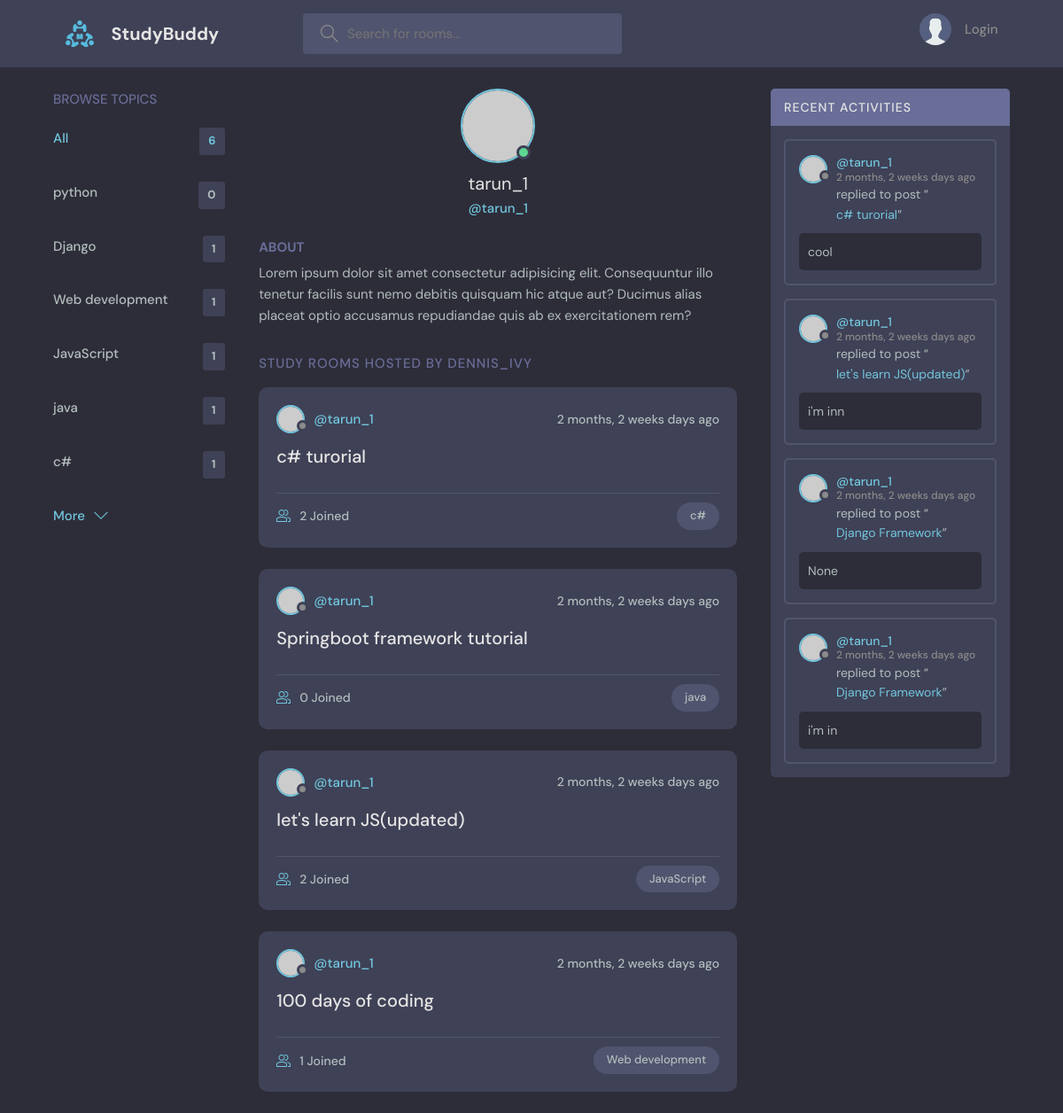
Page /profile/1/ on the committed database.
### base/models.py (models this page shows, shortened)
class topic(models.Model):
    name=models.CharField(max_length=30)
    def __str__(self):
        return self.name

class Room(models.Model):
    topic=models.ForeignKey(topic,on_delete=models.SET_NULL,null=True,blank=True)
    host=models.ForeignKey(User,on_delete=models.SET_NULL,null=True)
    name=models.CharField(max_length=30)
    description=models.TextField(max_length=100,blank=True,null=True)
    participants=models.ManyToManyField(User,related_name='participants',blank=True,null=True)
    created=models.DateTimeField(auto_now=True)
    updated=models.DateTimeField(auto_now_add=True)
    class Meta:
        ordering=['-created','updated']

class Message(models.Model):
    user=models.ForeignKey(User,on_delete=models.CASCADE)
    room=models.ForeignKey(Room,on_delete=models.SET_NULL,null=True)
    body=models.TextField(max_length=100,blank=True,null=True)
    created=models.DateTimeField(auto_now=True)
    updated=models.DateTimeField(auto_now_add=True)
    class Meta:
        ordering=['-created']

### base/views.py (the view)
# urls.py: path('profile/<str:pk>/',views.userprofile,name="user-profile"),
def userprofile(request,pk):
    user=User.objects.get(id=pk)
    rooms=user.room_set.all()
    room_messages=user.message_set.all()
    topics=Topic.objects.all()
    context={'user':user,'rooms':rooms,'room_messages':room_messages,'topics':topics}
    return render(request,'base/profile.html',context)

### base/templates/base/profile.html (shortened to what this page needs)
{% extends 'main.html' %}
{% block content %}
  <main class="profile-page layout layout--3">
    <div class="container">
      {% include 'base/topics_component.html' %}
      <div class="roomList">
        <div class="profile">
          <div class="profile__avatar">
            <div class="avatar avatar--large active">
              <img src="https://randomuser.me/api/portraits/men/11.jpg" />
            </div>
          </div>
          <div class="profile__info">
            <h3>{{user.username}}</h3>
            <p>@{{user.username}}</p>
          </div>
          <div class="profile__about">
            <h3>About</h3>
            <p>
              Lorem ipsum dolor sit amet consectetur adipisicing elit. Consequuntur illo tenetur
              facilis sunt nemo debitis quisquam hic atque aut? Ducimus alias placeat optio
              accusamus repudiandae quis ab ex exercitationem rem?
            </p>
          </div>
        </div>
        <div class="roomList__header">
          <div>
            <h2>Study Rooms Hosted by dennis_ivy</a>
            </h2>
          </div>
        </div>
        {% include 'base/feed_component.html' %}
      </div>
      {% include 'base/activity_component.html' %}
    </div>
  </main>
{% endblock content %}

### templates/main.html (shortened to what this page needs)
<!DOCTYPE html>
{% load static %}
<html lang="en">
  <head>
    <link rel="stylesheet" href="{% static 'styles/style.css' %}" />
  </head>
  <body>
    {% include 'navbar.html' %}
    {% block content %}
    {% endblock content %}

### templates/navbar.html (shortened to what this page needs)
{% load static %}
<header class="header header--loggedIn">
    <div class="container">
      <a href="{% url 'home' %}" class="header__logo">
        <img src="{% static 'images/logo.svg' %}" />
        <h1>StudyBuddy</h1>
      </a>
      <form class="header__search" method="GET" action="{% url 'home' %}">
        <label>
          <input placeholder="Search for rooms..." name="q" />
        </label>
      </form>
      <nav class="header__menu">
        {% if request.user.is_authenticated %}
        <div class="header__user">
          <a href="{% url 'user-profile' user.id %}">
            <div class="avatar avatar--medium active">
              <img src="{{user.avatar.url}}"/>
            </div>
            <p>{{request.user.username}}<span>@{{request.user.username}}</span></p>
          </a>
          <button class="dropdown-button">
            <svg version="1.1" xmlns="http://www.w3.org/2000/svg" width="32" height="32" viewBox="0 0 32 32">
              <title>chevron-down</title>
              <path d="M16 21l-13-13h-3l16 16 16-16h-3l-13 13z"></path>
            </svg>
          </button>
        </div>
        {% else %}
         <a href="{% url 'login' %}">
          <img src="{% static 'images/avatar.svg' %}" />
          <p>Login</p>
        </a>
        {% endif %}
      </nav>
    </div>
  </header>

### base/templates/base/topics_component.html
<div class="topics">
  <div class="topics__header">
    <h2>Browse Topics</h2>
  </div>
  <ul class="topics__list">
    <li>
      <a href="{% url 'home' %}" class="active">All <span>{{topics.count}}</span></a>
    </li>
    {% for topic in topics %}
    <li>
      <a href="{% url 'home' %}?q={{topic.name}}">{{topic.name}} <span>{{topic.room_set.all.count}}</span></a>
    </li>
    {% endfor %}
  </ul>
  <a class="btn btn--link" href="{% url 'topics' %}">
    More
    <svg version="1.1" xmlns="http://www.w3.org/2000/svg" width="32" height="32" viewBox="0 0 32 32">
      <title>chevron-down</title>
      <path d="M16 21l-13-13h-3l16 16 16-16h-3l-13 13z"></path>
    </svg>
  </a>
</div>

### base/templates/base/feed_component.html (shortened to what this page needs)
{% for room in rooms %}
<div class="roomListRoom">
    <div class="roomListRoom__header">
      <a href="{% url 'user-profile' room.host.id %}" class="roomListRoom__author">
        <div class="avatar avatar--small">
          <img src="https://randomuser.me/api/portraits/women/11.jpg" />
        </div>
        <span>@{{room.host}}</span>
      </a>
      <div class="roomListRoom__actions">
        <span>{{room.created|timesince}} days ago</span>
      </div>
    </div>
    <div class="roomListRoom__content">
      <a href="{% url 'room' room.id %}">{{room.name}}</a>
    </div>
    <div class="roomListRoom__meta">
      <a href="{% url 'room' room.id %}" class="roomListRoom__joined">
        {{room.participants.all.count}} Joined
      </a>
      <p class="roomListRoom__topic">{{room.topic}}</p>
    </div>
  </div>
{% endfor %}

### base/templates/base/activity_component.html (shortened to what this page needs)
<div class="activities">
    <div class="activities__header">
      <h2>Recent Activities</h2>
    </div>
    {% for message in room_messages %}
    <div class="activities__box">
      <div class="activities__boxHeader roomListRoom__header">
        <a href="{% url 'user-profile' message.user.id %}" class="roomListRoom__author">
          <div class="avatar avatar--small">
            <img src="https://randomuser.me/api/portraits/women/11.jpg" />
          </div>
          <p>
            @{{message.user}}
            <span>{{message.created|timesince}} days ago</span>
          </p>
        </a>
      </div>
      <div class="activities__boxContent">
        <p>replied to post “<a href="{% url 'room' message.room.id %}">{{message.room.name}}</a>”</p>
        <div class="activities__boxRoomContent">
          {{message.body}}
        </div>
      </div>
    </div>
    {% endfor %}
  </div>

### rows in the picture
topic: name "python", room_set.all.count "0"
topic: name "Django", room_set.all.count "1"
topic: name "Web development", room_set.all.count "1"
topic: name "JavaScript", room_set.all.count "1"
topic: name "java", room_set.all.count "1"
topic: name "c#", room_set.all.count "1"
Room: host "tarun_1", created "2 months, 2 weeks", name "c# turorial", participants.all.count "2", topic "c#"
Room: host "tarun_1", created "2 months, 2 weeks", name "Springboot framework tutorial", participants.all.count "0", topic "java"
Room: host "tarun_1", created "2 months, 2 weeks", name "let's learn JS(updated)", participants.all.count "2", topic "JavaScript"
Room: host "tarun_1", created "2 months, 2 weeks", name "100 days of coding", participants.all.count "1", topic "Web development"
Message: user "tarun_1", created "2 months, 2 weeks", room.name "c# turorial", body "cool"
Message: user "tarun_1", created "2 months, 2 weeks", room.name "let's learn JS(updated)", body "i'm inn"
Message: user "tarun_1", created "2 months, 2 weeks", room.name "Django Framework", body "None"
Message: user "tarun_1", created "2 months, 2 weeks", room.name "Django Framework", body "i'm in"

### other values in the picture
{{ topics.count }} "6"
{{ user.username }} "tarun_1"
